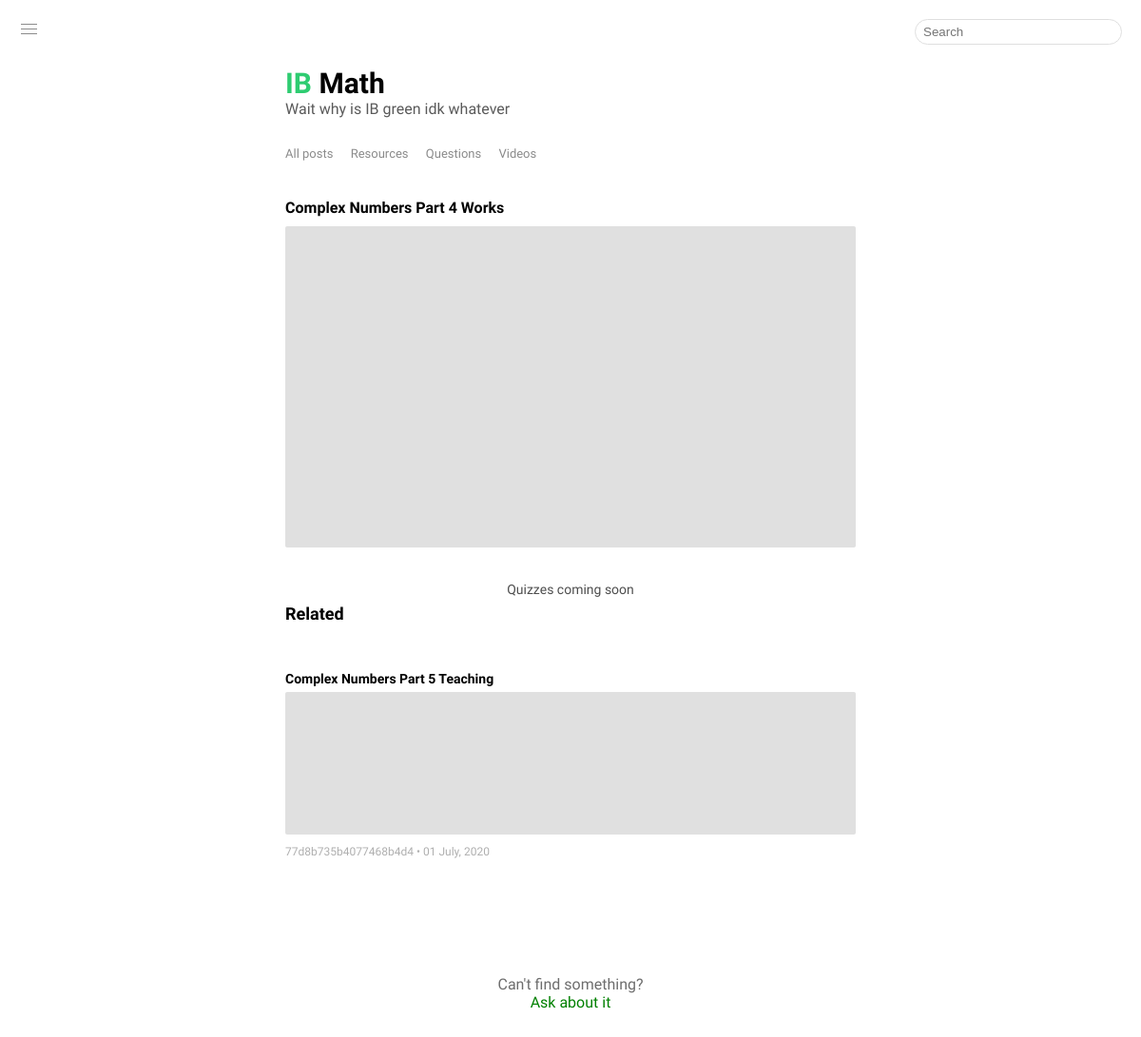
/page?id=15, run on the app's committed database.
### tables this page shows
CREATE TABLE posts (id INTEGER PRIMARY KEY, type text, title text, url text, user_content text, user_update text, admin_content text, admin_update text, location text, parent_post_id text, poster text);

### main.py (the view)
@app.route('/page')
def page():
  if request.args.get('query'):
    return render_template('index.html', location = 'All', posts = search(request))
  item = select_query("id='" + request.args['id'] + "'")[0]
  if item[1] == 'video':
    return render_template('video_page.html', item = item, location = 'page', posts = get_responses(item[0]))
  elif item[1] == 'question':
    return render_template('question_page.html', item = item, location = 'page', posts = get_responses(item[0]))
  elif item[1] == 'resource':
    return redirect(item[3])

### db_init.py (called while the page is built)
def get_responses(id):
  with sq.connect('Posts.db') as c:
    return c.execute('SELECT * FROM Posts WHERE parent_post_id=' + str(id)).fetchall()[::-1]

def select_query(q):
  with sq.connect('Posts.db') as c:
    if q == '':
      return select_all()
    return c.execute('SELECT * FROM posts WHERE ' + q).fetchall()[::-1]

### main.py (called while the page is built)
@app.context_processor
def override_url_for():
  return dict(url_for = dated_url_for)

def dated_url_for(endpoint, **vals):
  if endpoint == 'static':
    filename = vals.get('filename', None)
    if filename:
      file_path = os.path.join(app.root_path, endpoint, filename)
      vals['q'] = int(os.stat(file_path).st_mtime)
  return url_for(endpoint, **vals)

### templates/video_page.html (shortened to what this page needs)
{% extends 'layout.html' %}
{% block content %}
  <div id = 'video-head'>
    {{item[2]}}
  </div>
  <iframe id = 'full-iframe' allowtransparency = 'true' frameBorder = '0' src = '{{item[3]}}' seamless allowfullscreen>Your device does not support this iframe</iframe>
  <div id = 'quiz-button'>Quizzes coming soon</div>
  <div class = 'page-title'>
    Related
  </div>
  {% for post in posts %}
    <a target = '_blank' class = 'post' href = '/page?id={{post[0]}}'>
      {% if post[1] == 'video' %}
        <div class = 'video-post'>
          {{post[2]}}
          <iframe allowtransparency = 'true' frameBorder = '0' src = '{{post[3]}}' seamless allowfullscreen>Your device does not support this iframe</iframe>
        </div>
      {% elif post[1] == 'question' %}
        <div class = 'question-post'>
          {{post[2]}}
        </div>
      {% elif post[1] == 'resource' %}
        <div class = 'resource-post'>
          {{post[2]}} <div class ='link-icon-holder'><div class="link icon"></div></div>
        </div>
      {% endif %}
      <div class = 'info'>
        {% if post[1] in ['resource', 'video'] %}
          <span class = 'user admin-username'>  {{post[-1]}}</span>
        {% else %}
          <span class = 'user'>  {{post[-1]}}</span>
        {% endif %}
        &bull; {{post[5]}}
      </div>
    </a>
  {% endfor %}
{% endblock %}

### static/style.css (style rules this page uses)
body { margin: 0; background-color: white; //filter: invert(1); }
.post { font-size: 14px; padding: 0; //padding-left: 5px; //border-left: 3px solid rgb(214, 214, 214); //border-radius: 3px; //border: 1px solid black; }
.question-post, .video-post, .resource-post { margin-top: 50px; //30px; }
.question-post::first-line, .video-post::first-line, .resource-post::first-line { font-weight: 600; color: black; }
.info { font-size: 12px; color: rgb(175, 175, 175); //color: rgb(150, 150, 150); margin: 3px 0 3px 0; }
iframe { border-radius: 2px; //margin: 5px 0 5px 0; margin: 6px 0 5px 0; width: 100%; background-color: rgb(224, 224, 224); }
a, a:hover, a:active, a:visited { text-decoration: none; }
.user { //color: rgb(130, 175, 132); //color:rgb(131, 204, 131); }
#full-iframe { width: 100%; height: 28.125vw; margin-top: 40px; }
#quiz-button { color: rgb(78, 78, 78); font-size: 14px; //border: 1px solid rgb(165, 165, 165); padding: 7px 10px 7px 10px; border-radius: 20px; display: inline-block; position: relative; left: 50%; transform: translateX(-50%); margin-top: 20px; }
#video-head { margin: 40px 0 -30px 0; font-weight: bold; animation: fade-in 0.2s; }
.admin-username { //color: rgb(78, 168, 78); }
.page-title { font-weight: bold; font-size: 18px; //margin-bottom: 10px; }

### data on the page
posts: title "Complex Numbers Part 4 Works"
posts: title "Complex Numbers Part 5 Teaching", poster "77d8b735b4077468b4d4", user_update "01 July, 2020"

### other printed values
{{ l }} "All posts" "Resources" "Questions" "Videos"
